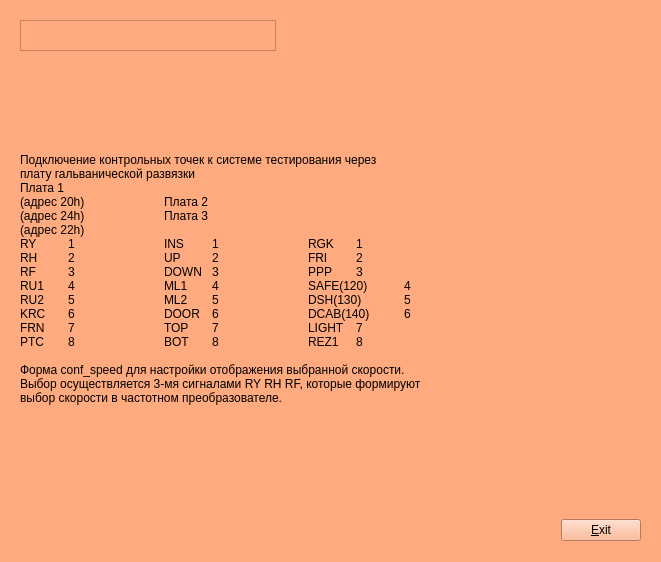
<?xml version="1.0" encoding="UTF-8"?>
<ui version="4.0">
 <class>Form_help</class>
 <widget class="QWidget" name="Form_help">
  <property name="geometry">
   <rect>
    <x>0</x>
    <y>0</y>
    <width>661</width>
    <height>562</height>
   </rect>
  </property>
  <property name="windowTitle">
   <string>Form</string>
  </property>
  <property name="styleSheet">
   <string notr="true">background:rgb(255, 170, 127)</string>
  </property>
  <widget class="QWidget" name="gridLayoutWidget">
   <property name="geometry">
    <rect>
     <x>0</x>
     <y>500</y>
     <width>641</width>
     <height>61</height>
    </rect>
   </property>
   <layout class="QGridLayout" name="gridLayout">
    <item row="0" column="0">
     <spacer name="horizontalSpacer">
      <property name="orientation">
       <enum>Qt::Horizontal</enum>
      </property>
      <property name="sizeHint" stdset="0">
       <size>
        <width>40</width>
        <height>20</height>
       </size>
      </property>
     </spacer>
    </item>
    <item row="0" column="1">
     <widget class="QPushButton" name="pushButton_h_exit">
      <property name="text">
       <string>&amp;Exit</string>
      </property>
     </widget>
    </item>
   </layout>
  </widget>
  <widget class="QLabel" name="label_for_text">
   <property name="geometry">
    <rect>
     <x>20</x>
     <y>70</y>
     <width>601</width>
     <height>431</height>
    </rect>
   </property>
   <property name="styleSheet">
    <string notr="true">background:rgb(255, 170, 127)</string>
   </property>
   <property name="text">
    <string>Подключение контрольных точек к системе тестирования через
плату гальванической развязки
Плата 1
(адрес 20h)		Плата 2
(адрес 24h)		Плата 3
(адрес 22h)
RY	1		INS	1		RGK	1
RH	2		UP	2		FRI	2
RF	3		DOWN	3		PPP	3
RU1	4		ML1	4		SAFE(120)	4
RU2	5		ML2	5		DSH(130)	5
KRC	6		DOOR	6		DCAB(140)	6
FRN	7		TOP	7		LIGHT	7
PTC	8		BOT	8		REZ1	8

Форма conf_speed для настройки отображения выбранной скорости. 
Выбор осуществляется 3-мя сигналами RY RH RF, которые формируют 
выбор скорости в частотном преобразователе.
</string>
   </property>
  </widget>
  <widget class="QListView" name="listView">
   <property name="geometry">
    <rect>
     <x>20</x>
     <y>20</y>
     <width>256</width>
     <height>31</height>
    </rect>
   </property>
  </widget>
 </widget>
 <resources/>
 <connections>
  <connection>
   <sender>pushButton_h_exit</sender>
   <signal>clicked()</signal>
   <receiver>Form_help</receiver>
   <slot>close()</slot>
   <hints>
    <hint type="sourcelabel">
     <x>596</x>
     <y>448</y>
    </hint>
    <hint type="destinationlabel">
     <x>319</x>
     <y>239</y>
    </hint>
   </hints>
  </connection>
 </connections>
</ui>
